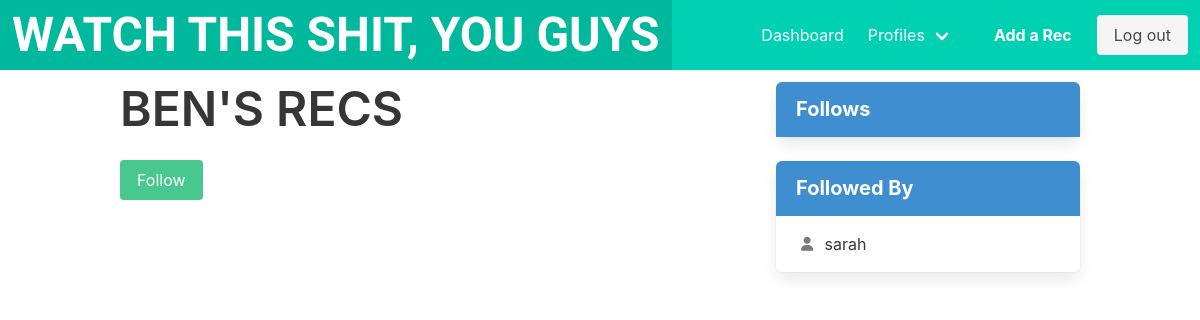
/profile/3 (signed in), run on an earlier commit of the app's database.
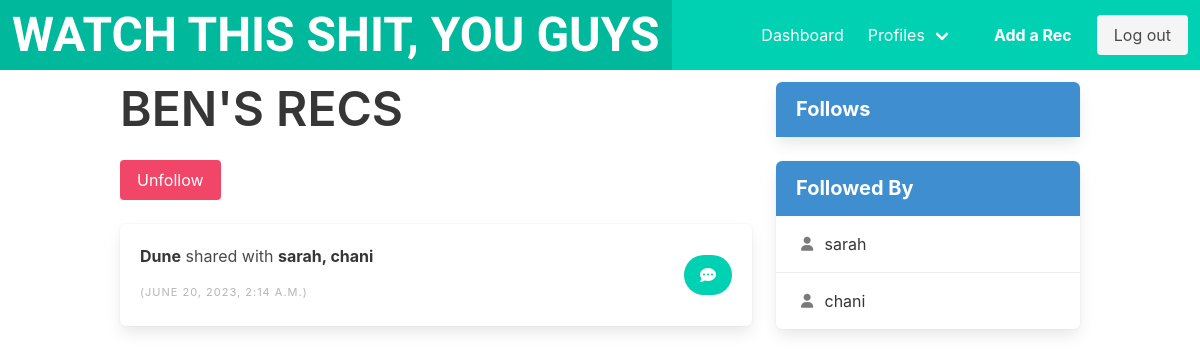
And on a later commit of the database.
### watchthisshit/models.py (models this page shows, shortened)
class Profile(models.Model):
    user = models.OneToOneField(User, on_delete=models.CASCADE)
    description = models.CharField(max_length=256, blank=True)
    follows = models.ManyToManyField(
        'self',
        related_name='followed_by',
        symmetrical=False,
        blank=True,
    )
    def __str__(self):
        return self.user.username

class Recommendation(models.Model):
    user = models.ForeignKey(
        User, related_name="recs", on_delete=models.SET(get_user_if_deleted)
    )
    recipients = models.ManyToManyField(
        Profile, related_name="received_recs", symmetrical=False, blank=True
    )
    title = models.CharField(max_length=300)
    description = models.TextField(blank=True)
    media_type = models.ForeignKey(
        MediaType, on_delete=models.SET(get_media_type), default=get_media_type_id
    )
    genres = models.ManyToManyField(
        Genre, related_name="genres", symmetrical=False, blank=True
    )
    created_at = models.DateTimeField(auto_now_add=True)

### watchthisshit/views.py (the view, shortened to what this page needs)
# urls.py: path("profile/<int:pk>", profile, name="profile"),
@login_required
def profile(request, pk):
  if not hasattr(request.user, 'profile'):
    missing_profile = Profile(user=request.user)
    missing_profile.save()
  profile = Profile.objects.get(pk=pk)
  return render(request, "watchthisshit/profile.html", {"profile": profile})

### watchthisshit/templates/watchthisshit/profile.html (shortened to what this page needs)
{% extends 'base.html' %}
{% block content %}
<div class="column">
  <div class="block">
    <h1 class="title is-1">{{ profile.user.username|upper }}'S RECS</h1>
    <form method="POST">
      <div class="buttons has-addons">
      {% if profile in user.profile.follows.all %}
        <button class="button is-danger" name="follow" value="unfollow">Unfollow</button>
      {% else %}
        <button class="button is-success" name="follow" value="follow">Follow</button>
      {% endif %}
      </div>
    </form>
  </div>
  <div class="content">
    {% for rec in profile.user.recs.all %}
    <div class="box">
      <article class="level is-full-width is-mobile">
        <div class="level-left">
          <div class="level-item">
            <div>
              <p><strong>{{ rec.title }}</strong> shared with <strong>{{ rec.recipients.all|join:", " }}</strong></p>
              <p class="heading is-small has-text-grey-light">({{ rec.created_at }})</p>
            </div>
          </div>
        </div>
        <div class="level-right">
          <div class="level-item">
            <a href="{% url "watchthisshit:recommendation" pk=rec.pk %}">
              <button class="button is-rounded is-primary">
                <span class="icon">
                  <i class="fas fa-comment-dots"></i>
                </span>
              </button>
            </a>
          </div>
        </div>
      </article>
    </div>
    {% endfor %}
  </div>
</div>
<div class="column is-one-third">
  <div class="block">
    <article class="panel is-info">
      <p class="panel-heading">Follows</p>
    </article>
  </div>
  <div class="block">
    <article class="panel is-info">
      <p class="panel-heading">Followed By</p>
      {% for follower in profile.followed_by.all %}
        {% if follower.id != profile.id %}
          <div class="panel-block">
            <a class="panel-block" href="{% url 'watchthisshit:profile' follower.id %}">
              <span class="panel-icon">
                <i class="fas fa-user" aria-hidden="true"></i>
              </span>
              {{ follower }}
            </a>
          </div>
        {% endif %}
      {% endfor %}
    </article>
  </div>
</div>
{% endblock %}

What changed in the data, as far as the page shows it:
added Recommendation: title "Dune", recipients.all "sarah, chani", created_at "JUNE 20, 2023, 2:14 A.M."
now on this page (row unchanged): Profile: user.username "chani"
Also different on the page:
text no longer shown: "Follow"
text now shown: "Unfollow"
